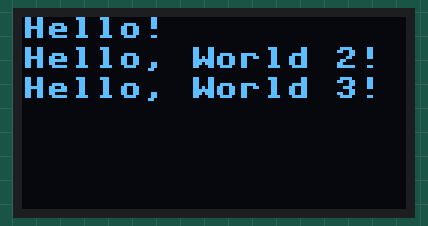
This program was run on a simulated ESP32 board running MicroPython. Parts: 128×64 one-colour display. Library files of the repository ran but are not shown: ssd1306.py. At 0.1 s the program stops and its outputs stay as they are.

Above: at 0.1 s.

The program:

main.py
```python
from machine import Pin, SoftI2C
from time import sleep
import ssd1306


# 创建i2c对象
i2c = SoftI2C(scl=Pin(21), sda=Pin(22))

# 宽度高度
oled_width = 128
oled_height = 64

# 创建oled屏幕对象
oled = ssd1306.SSD1306_I2C(oled_width, oled_height, i2c)

# 在指定位置处显示文字
oled.text('Hello!', 0, 0)
oled.text('Hello, World 2!', 0, 10)
oled.text('Hello, World 3!', 0, 20)

oled.show()
```
